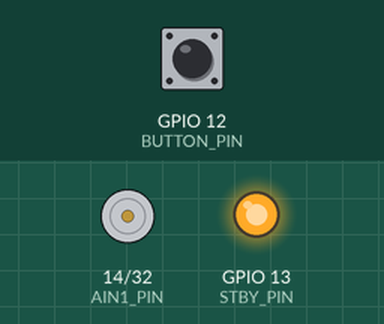
Simulated run of this sketch. Board: ESP32. Parts: motor-driver pin pairs drawn as motors (green arrow = first pin HIGH = forward, orange = second pin HIGH = backward, longer = more drive, scaled by the enable pin, stopped while the standby pin is LOW), output pins drawn as LEDs (lit = HIGH). The test bench sets the inputs (shaded band); at power-on: GPIO 12 (BUTTON_PIN) HIGH.

Above: at 1.2 s.
1.3 s: GPIO 12 (BUTTON_PIN) pulled LOW for 0.15 s
At 1.37 s:
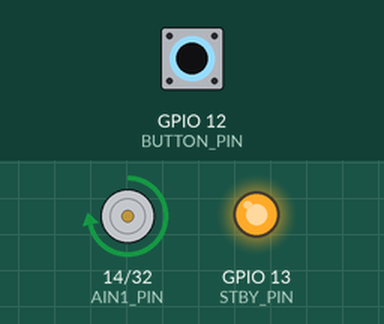
4.4 s: GPIO 12 (BUTTON_PIN) pulled LOW for 3.2 s
At 5.51 s:
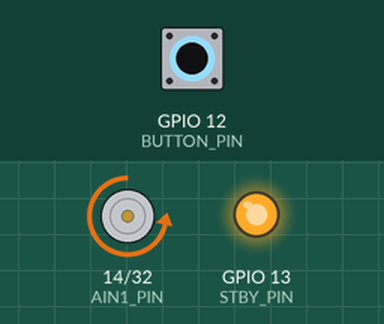
Timing chart, 0 to 12.4 s (numbered marks = the images above; inputs shaded):
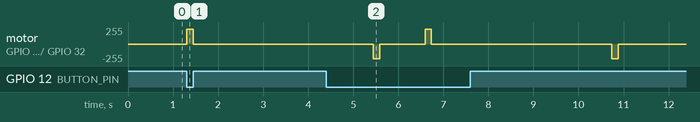

The sketch:

motor_esp.ino
```cpp
#include <Arduino.h>


// 這組腳位很屌，可以work，換之前再想一下
// #define AIN1_PIN    2   // 方向腳 1
// #define AIN2_PIN   13   // 方向腳 2
// #define PWMA_PIN   14   // PWM 腳
// #define STBY_PIN   0

// #define STBY_PIN   13  // D13
// #define AIN1_PIN   14  // D14
// #define AIN2_PIN   27  // D27
// #define PWMA_PIN   26  // D26

// #define BUTTON_PIN 25

//works

#define STBY_PIN   13  // D13
#define AIN1_PIN   14  // D14
#define AIN2_PIN   32  // D27
#define PWMA_PIN   33  // D26

#define BUTTON_PIN 12

void unlock() {
    digitalWrite(AIN1_PIN, HIGH);
    digitalWrite(AIN2_PIN, LOW);
    analogWrite(PWMA_PIN, 220);  // 0–255 之間 (約 70%)
    delay(143);
    analogWrite(PWMA_PIN, 0);
}

void lock() {
    digitalWrite(AIN1_PIN, LOW);
    digitalWrite(AIN2_PIN, HIGH);
    analogWrite(PWMA_PIN, 220);  // 0–255 之間 (約 70%)
    delay(150);
    analogWrite(PWMA_PIN, 0);
}

void setup() {
  // 初始化腳位
    pinMode(AIN1_PIN, OUTPUT);
    pinMode(AIN2_PIN, OUTPUT);
    pinMode(PWMA_PIN, OUTPUT);
    pinMode(STBY_PIN, OUTPUT);
    digitalWrite(AIN1_PIN, LOW);
    digitalWrite(AIN2_PIN, LOW);
    analogWrite(PWMA_PIN, 0);
    digitalWrite(STBY_PIN, HIGH);

    pinMode(BUTTON_PIN, INPUT_PULLUP);

  //使能 TB6612，啟用 A/B 通道輸出
//   digitalWrite(STBY_PIN, LOW);

// //馬達預設停轉
  // digitalWrite(AIN1_PIN, LOW);
  // digitalWrite(AIN2_PIN, LOW);
  // analogWrite(PWMA_PIN, 0);

  //delay(1000);


  //digitalWrite(STBY_PIN, HIGH);

//   delay(500);
 }

void loop() {
  //範例：馬達正轉 70% 速度，持續 2 秒
if (digitalRead(BUTTON_PIN) == LOW){
  // 開鎖
  unlock();
  delay(4000);
  lock();
  delay(1000);
  //lock();
};


//delay(1000);


  // digitalWrite(AIN1_PIN, HIGH);
  // digitalWrite(AIN2_PIN, LOW);
  // analogWrite(PWMA_PIN, 200);  // 0–255 之間 (約 70%)
  // delay(3000);
  // // 範例：馬達反轉 50% 速度，持續 2 秒
  // digitalWrite(AIN1_PIN, LOW);
  // digitalWrite(AIN2_PIN, HIGH);
  // analogWrite(PWMA_PIN, 128);  // 約 50%
  // delay(2000);

  // 範例：停止 1 秒
  // analogWrite(PWMA_PIN, 0);
  // delay(1000);
}
```

Measured:
- after the input at 1.3 s, motor on GPIO 14 (AIN1_PIN) / GPIO 32 (AIN2_PIN): stopped → forward 220/255 at once, → stopped 0.14 s later
